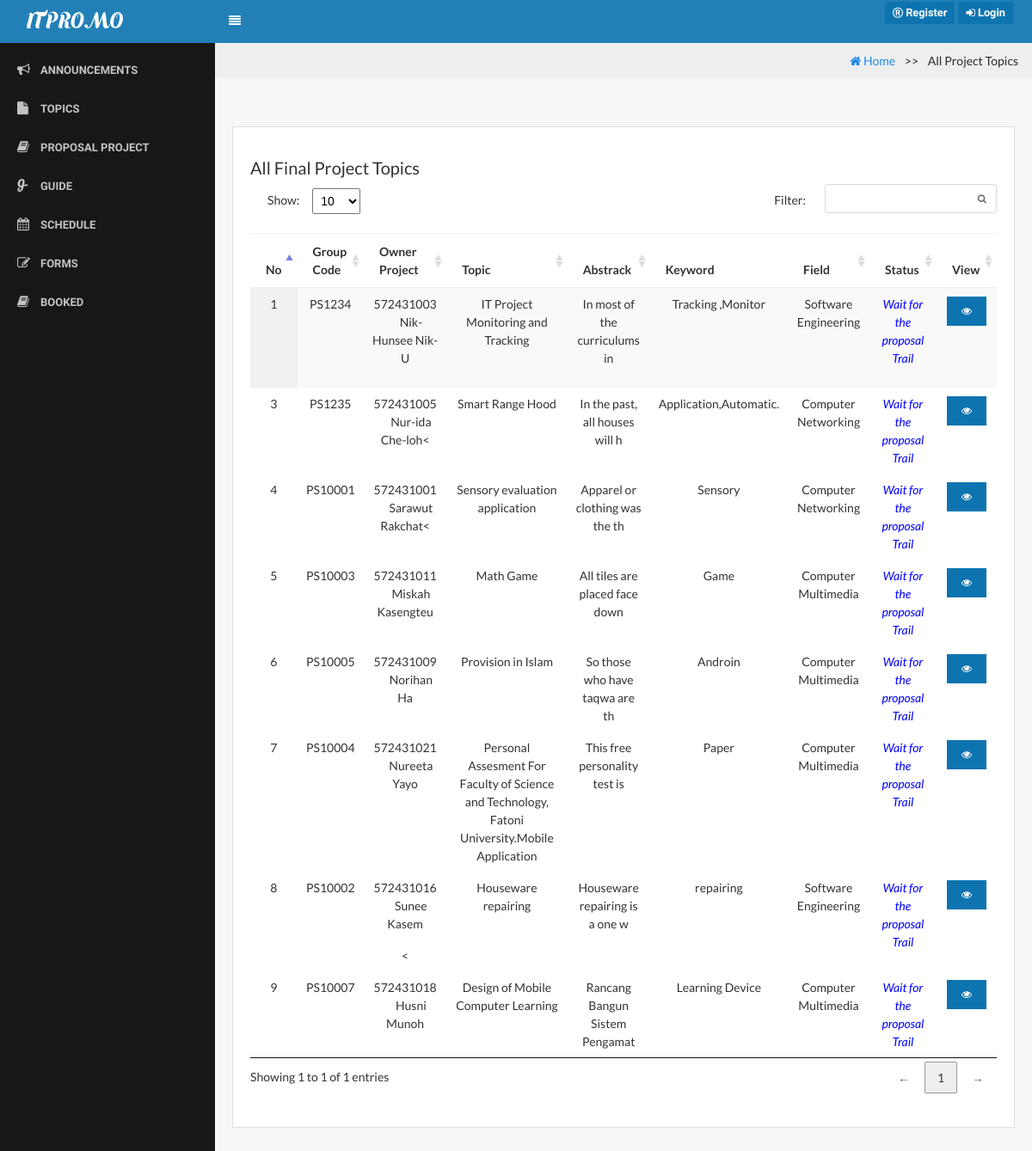
/?page=proposal_project, run on the app's committed database.
### tables this page shows
CREATE TABLE `topic_project` (
  `topic_id` int(11) NOT NULL,
  `group_number` varchar(30) DEFAULT NULL,
  `Owner` varchar(255) NOT NULL,
  `topic_topic` varchar(255) NOT NULL,
  `topic_abstrack` varchar(5000) NOT NULL,
  `topic_keyword` varchar(255) NOT NULL,
  `topic_fieldstudy` enum('Software Engineering','Computer Multimedia','Computer Networking') NOT NULL,
  `topic_years` date NOT NULL,
  `advisergroup_id` int(20) NOT NULL,
  `adviser` varchar(255) NOT NULL,
  `position` enum('Admin','Student') NOT NULL COMMENT '1=Admin,2=Student',
  `status` enum('1','2','3','4','5','6','7') NOT NULL COMMENT '1=Wait for the proposal trail,2=Revision,3=OK,4=Reject,5=Cancel,6=Graduate,7=Not Pass'
);

### proposal_project.php (the view, shortened to what this page needs)
<body>
   <ul class="breadcrumb">
 <li><a href="index.php"><i class="fa fa-home"></i> Home</a></li>
  <li class="active">All Project Topics</li>
</ul>
<div class="content">
                     <div class="row">
                        <div class="col-lg-12">
                            <div class="card">
                                <div class="card-block">
                                   <h5 class="mt-3">All Final Project Topics</h5>
   <?php
 $strSQL = "SELECT * FROM topic_project  ";
              ?>
      <table class="display datatable table table-stripped" cellspacing="0" width="100%">
          <thead>
             <tr>
                        <th>No</th>
                           <th>Group Code</th>
                            <th>Owner Project</th>
                      <th>Topic</th>
                      <th>Abstrack</th>
                      <th>Keyword</th>
                      <th>Field </th>
                      <th>Status</th>
                                               <th>View</th>
                 </tr>
               </thead>
 <?php
     if($result = $db->query($strSQL)){
             while($objResult = $result->fetch_object()){
            ?>
           <tbody>
            <tr>
                     <td class="text-center"><?php echo $objResult->topic_id; ?></td>
                     <td class="text-center"><?php echo $objResult->group_number; ?></td>
                     <td class="text-center"><?php echo substr($objResult->Owner, 0, 50); ?></td>
                    <td class="text-center"><?php echo $objResult->topic_topic; ?></td>
                     <td class="text-center"><?php echo substr($objResult->topic_abstrack, 0, 30); ?></td>
                     <td class="text-center"><?php echo $objResult->topic_keyword; ?></td>
                <td class="text-center"><?php echo fieldstudy($objResult->topic_fieldstudy); ?></td>
           <td class="text-center"><?php echo get_status_project($objResult->status); ?></td>
             <td>            <button type="button" class="btn btn-primary btn-xs  view_data" name="view" value="view" id="<?php echo $objResult->topic_id; ?>"><i class="fa fa-eye"></i></button>
</td>
                    </tr>
  <?php
    }
               }
                   ?>
                                        </tbody>
                                    </table>
                                </div>
                            </div>
                        </div>
                    </div>
                </div>
            </html>

### menu/function.php (shortened to what this page needs)
<?php
function fieldstudy($fieldstudy){
	if($fieldstudy == "Software Engineering"){
		return "Software Engineering";
	}else if($fieldstudy == "Computer Multimedia"){
	return "Computer Multimedia";
	}else if($fieldstudy == "Computer Networking"){
			return "Computer Networking";
	}
}
function get_status_project($statuspro){
	if($statuspro == "1"){
		return "<font color='blue'><i>Wait for the proposal Trail</i></font>";
	}else if($statuspro == "2"){
			return "<font color='green'><i>Revision Proposal</i></font>";
	}
}
?>

### assets/css/core.css (style rules this page uses)
.btn { position: relative; margin: 2px; font-weight: bold; position: relative; font-size: 0.8rem; margin: 2px; font-weight: 600; font-family: 'Raleway', sans-serif; }
.btn > i { font-size: 12px; }
body, input, textarea, button { font-family: "Lato", sans-serif; }
.card { margin-bottom: 20px; margin-top: 20px; color: #333; border-radius: 0; }

### assets/css/components.css (style rules this page uses)
html, body { width: 100%; height: 100%; }
body { font-family: "Lato", sans-serif; font-size: 0.875rem !important; background-color: #f7f7f7; }
.content { padding: 20px 20px; }
.content:after { content: ''; display: table; clear: both; }
.text-center { text-align: center; }
table.dataTable thead th, table.dataTable thead td { border-bottom: 1px solid #eeeeef; }
table.dataTable thead .sorting { background-image: url("../../lib/img/sort_both.png"); }
table.dataTable thead .sorting_asc { background-image: url("../../lib/img/sort_asc.png"); }

### proposal_project.php (style rules this page uses)
ul.breadcrumb { background-color: #eee; text-align: right; padding: 10px 16px; }
ul.breadcrumb li { display: inline; }
ul.breadcrumb li+li:before { padding: 8px; content: ">>\00a0"; }

### data on the page
topic_project: topic_id "1", group_number "PS1234", Owner "572431003 Nik-Hunsee Nik-U", topic_topic "IT Project Monitoring and Tracking", topic_abstrack "In most of the curriculums in", topic_keyword "Tracking ,Monitor", topic_fieldstudy "Software Engineering", status "Wait for the proposal Trail"
topic_project: topic_id "3", group_number "PS1235", Owner "572431005 Nur-ida Che-loh<", topic_topic "Smart Range Hood", topic_abstrack "In the past, all houses will h", topic_keyword "Application,Automatic.", topic_fieldstudy "Computer Networking", status "Wait for the proposal Trail"
topic_project: topic_id "4", group_number "PS10001", Owner "572431001 Sarawut Rakchat<", topic_topic "Sensory evaluation application", topic_abstrack "Apparel or clothing was the th", topic_keyword "Sensory", topic_fieldstudy "Computer Networking", status "Wait for the proposal Trail"
topic_project: topic_id "5", group_number "PS10003", Owner "572431011 Miskah Kasengteu", topic_topic "Math Game", topic_abstrack "All tiles are placed face down", topic_keyword "Game", topic_fieldstudy "Computer Multimedia", status "Wait for the proposal Trail"
topic_project: topic_id "6", group_number "PS10005", Owner "572431009 Norihan Ha", topic_topic "Provision in Islam", topic_abstrack "So those who have taqwa are th", topic_keyword "Androin", topic_fieldstudy "Computer Multimedia", status "Wait for the proposal Trail"
topic_project: topic_id "7", group_number "PS10004", Owner "572431021 Nureeta Yayo", topic_topic "Personal Assesment For Faculty of Science and Technology, Fatoni University.Mobile Application", topic_abstrack "This free personality test is", topic_keyword "Paper", topic_fieldstudy "Computer Multimedia", status "Wait for the proposal Trail"
topic_project: topic_id "8", group_number "PS10002", Owner "572431016 Sunee Kasem <", topic_topic "Houseware repairing", topic_abstrack "Houseware repairing is a one w", topic_keyword "repairing", topic_fieldstudy "Software Engineering", status "Wait for the proposal Trail"
topic_project: topic_id "9", group_number "PS10007", Owner "572431018 Husni Munoh", topic_topic "Design of Mobile Computer Learning", topic_abstrack "Rancang Bangun Sistem Pengamat", topic_keyword "Learning Device", topic_fieldstudy "Computer Multimedia", status "Wait for the proposal Trail"
